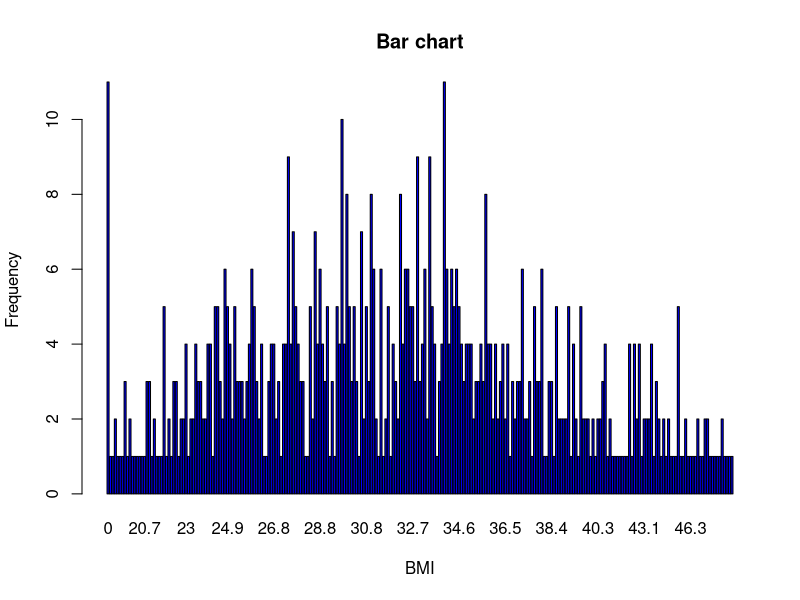
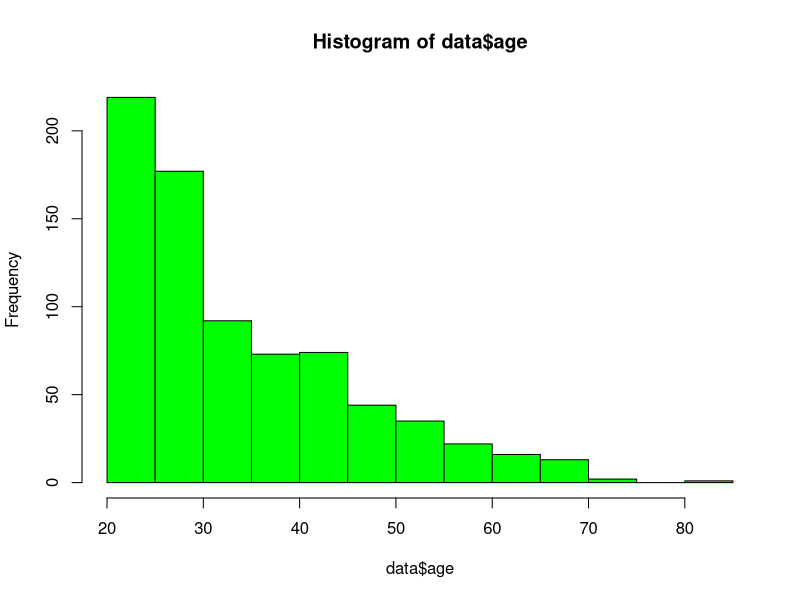

Here is the R script that generated these plots, in order: (Note: this script raises an error after producing the figures.)
#### Data Mining and Text Mining course 2015 - Assignment 1

### 0. Initialization

## Get Working Directory
getwd()

# Set working directory to location of data files (note: use /, not \)
setwd("C:/Users/sronnqvi/Downloads")
## Alternatively: 
#   In R,       File->Change dir
#   In RStudio, Session->Set Working Directory


# Read data
data = read.csv("diabetes.csv")


# display files 
ls()
objects()

### 1. Simple operations for practice, run the pieces of code them one by one and observe

# Inspect the names of the variables in the loaded data frame called 'data'
names(data)


class(data)

# Count the number of columns and rows in the data set
ncol(data)
nrow(data)

# Inspect top rows of the data frame
head(data)

# Inspect the variable called 'age' (20 first elements)
head(data$age, 20)

# The same can be done like this, as age is the 3rd variable. Returns a vector.
data[1:20,3]

# Select multiple columns of the data frame. Returns a data frame (a table).
data[1:20, c(3,5)]

data[1:10, c(5)]

# Vector arithmetic: Multiply all elements in the age vector with a number
data[1:20, 3] * 2

# Add elements of two vectors together
data[1:10, 3] + data[11:20, 3]

# Apply the square root function on all elements in a vector
sqrt(data[1:10, 3])

# Calculate the sum of the result
sum(sqrt(data[1:10, 3]))

# Calculate total number of pregnancies in the data set and save the result under a new name
num_pregs <- sum(data$pregnancies)

# Check that it's there
num_pregs

# Calculate the average number of pregnancies
num_pregs/nrow(data)

# Same thing but easier
mean(data$pregnancies)

# Find rows with missing values in diabetes variable
data[which(is.na(data$diabetes)),]

# Filter out missing values (NA) in diabetes variable
na.omit(data$diabetes)

# Calculate the number of people under 30
length(which(data$age < 30))

# Calculate the number of people under 30 who haven't been pregnant
length(which(data$age < 30 & data$pregnancies == 0))

# bar plot
barplot(table(data$bmi), xlab = "BMI", ylab="Frequency", col = "blue", main="Bar chart")
?barplot


hist(data$age, right=FALSE, col="green")

boxplot(data ~ data, ylab="Diabets", data =data, col=1.5)

?state
length(state.area)
plot(state.area)
state.name

length(which.min(data$age))
state.name[8]


length(data$age[24])

min(data$triceps.skin.thickness)

nchar(data$triceps.skin.thickness)
stripchart(data$insulin, xlab="Area (sq. miles)") #see method="stack" & method="jitter" for others


boxplot(sqrt(data$bmi))
hist(sqrt(data$bmi))

### 2. Univariate analysis

## 2.1 Visualization

# Plot histogram of age variable to illustrate its distribution
hist(data$pregnancies)
hist(data$plasma.glucose)
hist(data$blood.pressure)
hist(data$triceps.skin.thickness)
hist(data$insulin)
hist(data$bmi)
hist(data$diabetes.pedigree)
hist(data$age)
hist(data$diabetes)

# Plot histograms of all variables
par(mfrow=c(4,3))
for(i in 1:ncol(data)){
  hist(data[,i], breaks=100, main=names(data)[i]);
}


## 2.2 Summary statistics

# Calculate various summary statistics for variables in a data set (or single variables)
summary(data)

# This code can be used to calculate some statistic for each variable at once
lapply(data, mean)
lapply(data, sd)

# Calculate quantiles for the age variable, provides threshold values for equally frequent intervals of the variable
quantile(data$age)


### 3. Bivariate analysis

## 3.1 Visualization

# Plot the variable age against insulin in a scatter plot
plot(data$age, data$insulin)

# Plot variables pairwise in all combinations
pairs(data[1:8],cex=0.05)

# Set color according to presence of diabetes (black=no diabetes, red=diabetes)
pairs(data[1:8], col=c("black","red")[data$diabetes+1], cex=0.05)


# Density plots to visualize the different distributions of diabetes and non-diabetes cases, including their means
par(mfrow=c(4,3))
for(i in 1:(ncol(data)-1)){
  plot(density(data[which(data$diabetes==0),i]), main=names(data)[i])
  lines(density(data[which(data$diabetes==1),i]),col="darkred")
  abline(v=mean(data[which(data$diabetes==0),i]), lty=3) # Plot vertical line at mean
  abline(v=mean(data[which(data$diabetes==1),i]), lty=3, col="red")
}


## 3.2 Summary statistics

# Correlation matrix of variables in diabetes data set
cor(data)

# Mean difference
# Values of the age variable for data points with diabetes (diabetes variable equals 1)
data$age[which(data$diabetes == 1)]

# Standardize (scale and center) each column of data separately
scaled_data <- scale(data)


# Mean difference significance test
t.test(data$age~data$diabetes)


